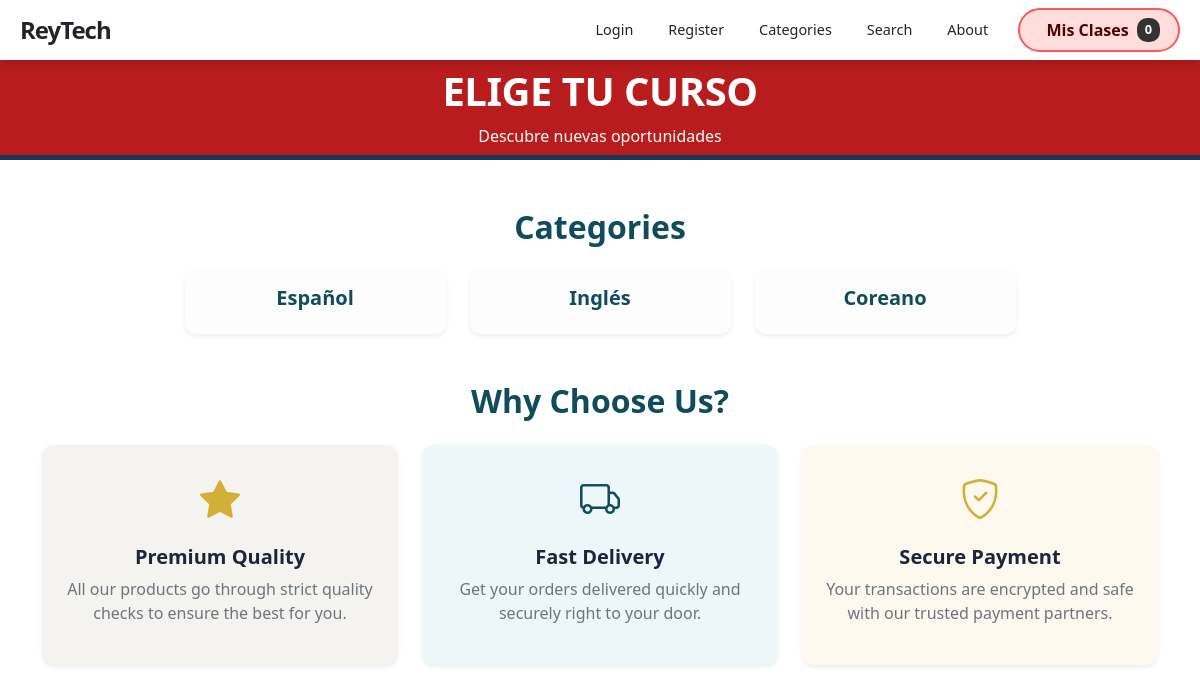
The app's page /category_summary/ with its own data.
### store/models.py (models this page shows)
class Category(models.Model):
    name = models.CharField(max_length=50)
    def __str__(self):
        return self.name
    class Meta:
        verbose_name_plural = 'categories'

### store/views.py (the view)
# urls.py: path('category_summary/', views.category_summary, name='category_summary'),
def category_summary(request):
    categories = Category.objects.all()
    return render(request, 'category_summary.html', {"categories":categories})

### cart/cart.py (called while the page is built)
    def __len__(self):
        return len(self.cart)

### cart/context_processors.py (called while the page is built)
def cart(request):
    return {'cart': Cart(request)}

### store/templates/category_summary.html (shortened to what this page needs)
{% extends 'base.html' %}
{% block content %}
<header>
      <h1>Elige tu Curso</h1>
      <p>Descubre nuevas oportunidades</p>
</header>
<div class="container my-5">
    <h2 class="text-center mb-4 fw-bold" style="color: #0f4c5c;">Categories</h2>
    <div class="row justify-content-center g-4">
        {% for category in categories %}
        <div class="col-12 col-sm-6 col-md-4 col-lg-3">
            <a href="{% url 'category' category %}" class="text-decoration-none">
                <div class="card h-100 border-0 shadow-sm"
                     style="border-radius: 10px; background-color: #fdfdfd; transition: all 0.3s;">
                    <div class="card-body text-center">
                        <h5 class="fw-semibold" style="color: #0f4c5c;">{{ category }}</h5>
                    </div>
                </div>
            </a>
        </div>
        {% endfor %}
    </div>
</div>
<div class="container my-5">
    <h2 class="text-center mb-4 fw-bold" style="color: #0f4c5c;">Why Choose Us?</h2>
    <div class="row g-4">
        <div class="col-md-4">
            <div class="card border-0 shadow-sm h-100" style="background-color: #f5f3f0; border-radius: 12px;">
                <div class="card-body text-center p-4">
                    <i class="bi bi-star-fill fs-1" style="color: #d4af37;"></i>
                    <h5 class="mt-3 fw-bold" style="color: #1b263b;">Premium Quality</h5>
                    <p class="text-muted">All our products go through strict quality checks to ensure the best for you.</p>
                </div>
            </div>
        </div>
        <div class="col-md-4">
            <div class="card border-0 shadow-sm h-100" style="background-color: #edf6f9; border-radius: 12px;">
                <div class="card-body text-center p-4">
                    <i class="bi bi-truck fs-1" style="color: #0f4c5c;"></i>
                    <h5 class="mt-3 fw-bold" style="color: #1b263b;">Fast Delivery</h5>
                    <p class="text-muted">Get your orders delivered quickly and securely right to your door.</p>
                </div>
            </div>
        </div>
        <div class="col-md-4">
            <div class="card border-0 shadow-sm h-100" style="background-color: #fef9ef; border-radius: 12px;">
                <div class="card-body text-center p-4">
                    <i class="bi bi-shield-check fs-1" style="color: #d4af37;"></i>
                    <h5 class="mt-3 fw-bold" style="color: #1b263b;">Secure Payment</h5>
                    <p class="text-muted">Your transactions are encrypted and safe with our trusted payment partners.</p>
                </div>
            </div>
        </div>
    </div>
</div>
{% endblock %}

### store/templates/category_summary.html (style rules this page uses)
:root { --color-dominante: #ffffff; --color-primario: #b91c1c; --color-secundario: #1d3557; --gris-borde: #e2e8f0; --texto-negro: #000000; }
header { background: var(--color-primario) !important; display: flex; flex-direction: column; justify-content: center; align-items: center; border-bottom: 5px solid var(--color-secundario); margin-bottom: 1rem; height: 100px !important; font-family: 'Segoe UI', system-ui, sans-serif; padding: 1rem 0 !important; }
header h1 { color: white !important; font-weight: bold !important; text-transform: uppercase; margin-top: 1rem; font-family: 'Segoe UI', system-ui, sans-serif; letter-spacing: -0.5px; }
header p { color: white !important; margin-top: 1px; }

### records on screen
Category: name "Español"
Category: name "Inglés"
Category: name "Coreano"

### other values on screen
{{ cart|length }} "0"
